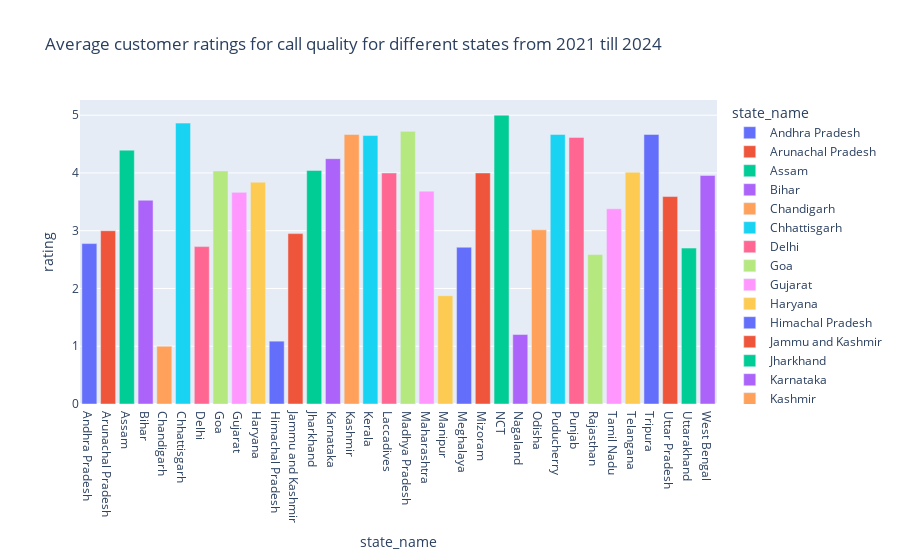

The notebook cell saved with this chart:
### Code cell
# plt.figure(figsize=(12,8))
df = raw_df_1.groupby(['state_name'])['rating'].mean().reset_index()
fig = px.bar(data_frame=df,
       x='state_name',
       y='rating',
       color="state_name",
       title = "Average customer ratings for call quality for different states from 2021 till 2024")
# plt.xticks(rotation=10);
fig.show()

### Figure 1 — Plotly figure (JSON) as saved in the notebook; plotly's stock layout.template omitted (floating-point values rounded to 4 significant figures)
{"data": [{"alignmentgroup": "True", "hovertemplate": "state_name=%{x}<br>rating=%{y}<extra></extra>", "legendgroup": "Andhra Pradesh", "marker": {"color": "#636efa", "pattern": {"shape": ""}}, "name": "Andhra Pradesh", "offsetgroup": "Andhra Pradesh", "orientation": "v", "showlegend": true, "textposition": "auto", "type": "bar", "x": ["Andhra Pradesh"], "xaxis": "x", "y": [2.777], "yaxis": "y"}, {"alignmentgroup": "True", "hovertemplate": "state_name=%{x}<br>rating=%{y}<extra></extra>", "legendgroup": "Arunachal Pradesh", "marker": {"color": "#EF553B", "pattern": {"shape": ""}}, "name": "Arunachal Pradesh", "offsetgroup": "Arunachal Pradesh", "orientation": "v", "showlegend": true, "textposition": "auto", "type": "bar", "x": ["Arunachal Pradesh"], "xaxis": "x", "y": [3], "yaxis": "y"}, {"alignmentgroup": "True", "hovertemplate": "state_name=%{x}<br>rating=%{y}<extra></extra>", "legendgroup": "Assam", "marker": {"color": "#00cc96", "pattern": {"shape": ""}}, "name": "Assam", "offsetgroup": "Assam", "orientation": "v", "showlegend": true, "textposition": "auto", "type": "bar", "x": ["Assam"], "xaxis": "x", "y": [4.395], "yaxis": "y"}, {"alignmentgroup": "True", "hovertemplate": "state_name=%{x}<br>rating=%{y}<extra></extra>", "legendgroup": "Bihar", "marker": {"color": "#ab63fa", "pattern": {"shape": ""}}, "name": "Bihar", "offsetgroup": "Bihar", "orientation": "v", "showlegend": true, "textposition": "auto", "type": "bar", "x": ["Bihar"], "xaxis": "x", "y": [3.528], "yaxis": "y"}, {"alignmentgroup": "True", "hovertemplate": "state_name=%{x}<br>rating=%{y}<extra></extra>", "legendgroup": "Chandigarh", "marker": {"color": "#FFA15A", "pattern": {"shape": ""}}, "name": "Chandigarh", "offsetgroup": "Chandigarh", "orientation": "v", "showlegend": true, "textposition": "auto", "type": "bar", "x": ["Chandigarh"], "xaxis": "x", "y": [1], "yaxis": "y"}, {"alignmentgroup": "True", "hovertemplate": "state_name=%{x}<br>rating=%{y}<extra></extra>", "legendgroup": "Chhattisgarh", "marker": {"color": "#19d3f3", "pattern": {"shape": ""}}, "name": "Chhattisgarh", "offsetgroup": "Chhattisgarh", "orientation": "v", "showlegend": true, "textposition": "auto", "type": "bar", "x": ["Chhattisgarh"], "xaxis": "x", "y": [4.863], "yaxis": "y"}, {"alignmentgroup": "True", "hovertemplate": "state_name=%{x}<br>rating=%{y}<extra></extra>", "legendgroup": "Delhi", "marker": {"color": "#FF6692", "pattern": {"shape": ""}}, "name": "Delhi", "offsetgroup": "Delhi", "orientation": "v", "showlegend": true, "textposition": "auto", "type": "bar", "x": ["Delhi"], "xaxis": "x", "y": [2.725], "yaxis": "y"}, {"alignmentgroup": "True", "hovertemplate": "state_name=%{x}<br>rating=%{y}<extra></extra>", "legendgroup": "Goa", "marker": {"color": "#B6E880", "pattern": {"shape": ""}}, "name": "Goa", "offsetgroup": "Goa", "orientation": "v", "showlegend": true, "textposition": "auto", "type": "bar", "x": ["Goa"], "xaxis": "x", "y": [4.036], "yaxis": "y"}, {"alignmentgroup": "True", "hovertemplate": "state_name=%{x}<br>rating=%{y}<extra></extra>", "legendgroup": "Gujarat", "marker": {"color": "#FF97FF", "pattern": {"shape": ""}}, "name": "Gujarat", "offsetgroup": "Gujarat", "orientation": "v", "showlegend": true, "textposition": "auto", "type": "bar", "x": ["Gujarat"], "xaxis": "x", "y": [3.664], "yaxis": "y"}, {"alignmentgroup": "True", "hovertemplate": "state_name=%{x}<br>rating=%{y}<extra></extra>", "legendgroup": "Haryana", "marker": {"color": "#FECB52", "pattern": {"shape": ""}}, "name": "Haryana", "offsetgroup": "Haryana", "orientation": "v", "showlegend": true, "textposition": "auto", "type": "bar", "x": ["Haryana"], "xaxis": "x", "y": [3.84], "yaxis": "y"}, {"alignmentgroup": "True", "hovertemplate": "state_name=%{x}<br>rating=%{y}<extra></extra>", "legendgroup": "Himachal Pradesh", "marker": {"color": "#636efa", "pattern": {"shape": ""}}, "name": "Himachal Pradesh", "offsetgroup": "Himachal Pradesh", "orientation": "v", "showlegend": true, "textposition": "auto", "type": "bar", "x": ["Himachal Pradesh"], "xaxis": "x", "y": [1.088], "yaxis": "y"}, {"alignmentgroup": "True", "hovertemplate": "state_name=%{x}<br>rating=%{y}<extra></extra>", "legendgroup": "Jammu and Kashmir", "marker": {"color": "#EF553B", "pattern": {"shape": ""}}, "name": "Jammu and Kashmir", "offsetgroup": "Jammu and Kashmir", "orientation": "v", "showlegend": true, "textposition": "auto", "type": "bar", "x": ["Jammu and Kashmir"], "xaxis": "x", "y": [2.95], "yaxis": "y"}, {"alignmentgroup": "True", "hovertemplate": "state_name=%{x}<br>rating=%{y}<extra></extra>", "legendgroup": "Jharkhand", "marker": {"color": "#00cc96", "pattern": {"shape": ""}}, "name": "Jharkhand", "offsetgroup": "Jharkhand", "orientation": "v", "showlegend": true, "textposition": "auto", "type": "bar", "x": ["Jharkhand"], "xaxis": "x", "y": [4.044], "yaxis": "y"}, {"alignmentgroup": "True", "hovertemplate": "state_name=%{x}<br>rating=%{y}<extra></extra>", "legendgroup": "Karnataka", "marker": {"color": "#ab63fa", "pattern": {"shape": ""}}, "name": "Karnataka", "offsetgroup": "Karnataka", "orientation": "v", "showlegend": true, "textposition": "auto", "type": "bar", "x": ["Karnataka"], "xaxis": "x", "y": [4.247], "yaxis": "y"}, {"alignmentgroup": "True", "hovertemplate": "state_name=%{x}<br>rating=%{y}<extra></extra>", "legendgroup": "Kashmir", "marker": {"color": "#FFA15A", "pattern": {"shape": ""}}, "name": "Kashmir", "offsetgroup": "Kashmir", "orientation": "v", "showlegend": true, "textposition": "auto", "type": "bar", "x": ["Kashmir"], "xaxis": "x", "y": [4.667], "yaxis": "y"}, {"alignmentgroup": "True", "hovertemplate": "state_name=%{x}<br>rating=%{y}<extra></extra>", "legendgroup": "Kerala", "marker": {"color": "#19d3f3", "pattern": {"shape": ""}}, "name": "Kerala", "offsetgroup": "Kerala", "orientation": "v", "showlegend": true, "textposition": "auto", "type": "bar", "x": ["Kerala"], "xaxis": "x", "y": [4.647], "yaxis": "y"}, {"alignmentgroup": "True", "hovertemplate": "state_name=%{x}<br>rating=%{y}<extra></extra>", "legendgroup": "Laccadives", "marker": {"color": "#FF6692", "pattern": {"shape": ""}}, "name": "Laccadives", "offsetgroup": "Laccadives", "orientation": "v", "showlegend": true, "textposition": "auto", "type": "bar", "x": ["Laccadives"], "xaxis": "x", "y": [4], "yaxis": "y"}, {"alignmentgroup": "True", "hovertemplate": "state_name=%{x}<br>rating=%{y}<extra></extra>", "legendgroup": "Madhya Pradesh", "marker": {"color": "#B6E880", "pattern": {"shape": ""}}, "name": "Madhya Pradesh", "offsetgroup": "Madhya Pradesh", "orientation": "v", "showlegend": true, "textposition": "auto", "type": "bar", "x": ["Madhya Pradesh"], "xaxis": "x", "y": [4.72], "yaxis": "y"}, {"alignmentgroup": "True", "hovertemplate": "state_name=%{x}<br>rating=%{y}<extra></extra>", "legendgroup": "Maharashtra", "marker": {"color": "#FF97FF", "pattern": {"shape": ""}}, "name": "Maharashtra", "offsetgroup": "Maharashtra", "orientation": "v", "showlegend": true, "textposition": "auto", "type": "bar", "x": ["Maharashtra"], "xaxis": "x", "y": [3.685], "yaxis": "y"}, {"alignmentgroup": "True", "hovertemplate": "state_name=%{x}<br>rating=%{y}<extra></extra>", "legendgroup": "Manipur", "marker": {"color": "#FECB52", "pattern": {"shape": ""}}, "name": "Manipur", "offsetgroup": "Manipur", "orientation": "v", "showlegend": true, "textposition": "auto", "type": "bar", "x": ["Manipur"], "xaxis": "x", "y": [1.875], "yaxis": "y"}, {"alignmentgroup": "True", "hovertemplate": "state_name=%{x}<br>rating=%{y}<extra></extra>", "legendgroup": "Meghalaya", "marker": {"color": "#636efa", "pattern": {"shape": ""}}, "name": "Meghalaya", "offsetgroup": "Meghalaya", "orientation": "v", "showlegend": true, "textposition": "auto", "type": "bar", "x": ["Meghalaya"], "xaxis": "x", "y": [2.714], "yaxis": "y"}, {"alignmentgroup": "True", "hovertemplate": "state_name=%{x}<br>rating=%{y}<extra></extra>", "legendgroup": "Mizoram", "marker": {"color": "#EF553B", "pattern": {"shape": ""}}, "name": "Mizoram", "offsetgroup": "Mizoram", "orientation": "v", "showlegend": true, "textposition": "auto", "type": "bar", "x": ["Mizoram"], "xaxis": "x", "y": [4], "yaxis": "y"}, {"alignmentgroup": "True", "hovertemplate": "state_name=%{x}<br>rating=%{y}<extra></extra>", "legendgroup": "NCT", "marker": {"color": "#00cc96", "pattern": {"shape": ""}}, "name": "NCT", "offsetgroup": "NCT", "orientation": "v", "showlegend": true, "textposition": "auto", "type": "bar", "x": ["NCT"], "xaxis": "x", "y": [5], "yaxis": "y"}, {"alignmentgroup": "True", "hovertemplate": "state_name=%{x}<br>rating=%{y}<extra></extra>", "legendgroup": "Nagaland", "marker": {"color": "#ab63fa", "pattern": {"shape": ""}}, "name": "Nagaland", "offsetgroup": "Nagaland", "orientation": "v", "showlegend": true, "textposition": "auto", "type": "bar", "x": ["Nagaland"], "xaxis": "x", "y": [1.203], "yaxis": "y"}, {"alignmentgroup": "True", "hovertemplate": "state_name=%{x}<br>rating=%{y}<extra></extra>", "legendgroup": "Odisha", "marker": {"color": "#FFA15A", "pattern": {"shape": ""}}, "name": "Odisha", "offsetgroup": "Odisha", "orientation": "v", "showlegend": true, "textposition": "auto", "type": "bar", "x": ["Odisha"], "xaxis": "x", "y": [3.016], "yaxis": "y"}, {"alignmentgroup": "True", "hovertemplate": "state_name=%{x}<br>rating=%{y}<extra></extra>", "legendgroup": "Puducherry", "marker": {"color": "#19d3f3", "pattern": {"shape": ""}}, "name": "Puducherry", "offsetgroup": "Puducherry", "orientation": "v", "showlegend": true, "textposition": "auto", "type": "bar", "x": ["Puducherry"], "xaxis": "x", "y": [4.667], "yaxis": "y"}, {"alignmentgroup": "True", "hovertemplate": "state_name=%{x}<br>rating=%{y}<extra></extra>", "legendgroup": "Punjab", "marker": {"color": "#FF6692", "pattern": {"shape": ""}}, "name": "Punjab", "offsetgroup": "Punjab", "orientation": "v", "showlegend": true, "textposition": "auto", "type": "bar", "x": ["Punjab"], "xaxis": "x", "y": [4.616], "yaxis": "y"}, {"alignmentgroup": "True", "hovertemplate": "state_name=%{x}<br>rating=%{y}<extra></extra>", "legendgroup": "Rajasthan", "marker": {"color": "#B6E880", "pattern": {"shape": ""}}, "name": "Rajasthan", "offsetgroup": "Rajasthan", "orientation": "v", "showlegend": true, "textposition": "auto", "type": "bar", "x": ["Rajasthan"], "xaxis": "x", "y": [2.588], "yaxis": "y"}, {"alignmentgroup": "True", "hovertemplate": "state_name=%{x}<br>rating=%{y}<extra></extra>", "legendgroup": "Tamil Nadu", "marker": {"color": "#FF97FF", "pattern": {"shape": ""}}, "name": "Tamil Nadu", "offsetgroup": "Tamil Nadu", "orientation": "v", "showlegend": true, "textposition": "auto", "type": "bar", "x": ["Tamil Nadu"], "xaxis": "x", "y": [3.379], "yaxis": "y"}, {"alignmentgroup": "True", "hovertemplate": "state_name=%{x}<br>rating=%{y}<extra></extra>", "legendgroup": "Telangana", "marker": {"color": "#FECB52", "pattern": {"shape": ""}}, "name": "Telangana", "offsetgroup": "Telangana", "orientation": "v", "showlegend": true, "textposition": "auto", "type": "bar", "x": ["Telangana"], "xaxis": "x", "y": [4.012], "yaxis": "y"}, {"alignmentgroup": "True", "hovertemplate": "state_name=%{x}<br>rating=%{y}<extra></extra>", "legendgroup": "Tripura", "marker": {"color": "#636efa", "pattern": {"shape": ""}}, "name": "Tripura", "offsetgroup": "Tripura", "orientation": "v", "showlegend": true, "textposition": "auto", "type": "bar", "x": ["Tripura"], "xaxis": "x", "y": [4.667], "yaxis": "y"}, {"alignmentgroup": "True", "hovertemplate": "state_name=%{x}<br>rating=%{y}<extra></extra>", "legendgroup": "Uttar Pradesh", "marker": {"color": "#EF553B", "pattern": {"shape": ""}}, "name": "Uttar Pradesh", "offsetgroup": "Uttar Pradesh", "orientation": "v", "showlegend": true, "textposition": "auto", "type": "bar", "x": ["Uttar Pradesh"], "xaxis": "x", "y": [3.591], "yaxis": "y"}, {"alignmentgroup": "True", "hovertemplate": "state_name=%{x}<br>rating=%{y}<extra></extra>", "legendgroup": "Uttarakhand", "marker": {"color": "#00cc96", "pattern": {"shape": ""}}, "name": "Uttarakhand", "offsetgroup": "Uttarakhand", "orientation": "v", "showlegend": true, "textposition": "auto", "type": "bar", "x": ["Uttarakhand"], "xaxis": "x", "y": [2.699], "yaxis": "y"}, {"alignmentgroup": "True", "hovertemplate": "state_name=%{x}<br>rating=%{y}<extra></extra>", "legendgroup": "West Bengal", "marker": {"color": "#ab63fa", "pattern": {"shape": ""}}, "name": "West Bengal", "offsetgroup": "West Bengal", "orientation": "v", "showlegend": true, "textposition": "auto", "type": "bar", "x": ["West Bengal"], "xaxis": "x", "y": [3.958], "yaxis": "y"}], "layout": {"barmode": "relative", "legend": {"title": {"text": "state_name"}, "tracegroupgap": 0}, "title": {"text": "Average customer ratings for call quality for different states from 2021 till 2024"}, "xaxis": {"anchor": "y", "categoryarray": ["Andhra Pradesh", "Arunachal Pradesh", "Assam", "Bihar", "Chandigarh", "Chhattisgarh", "Delhi", "Goa", "Gujarat", "Haryana", "Himachal Pradesh", "Jammu and Kashmir", "Jharkhand", "Karnataka", "Kashmir", "Kerala", "Laccadives", "Madhya Pradesh", "Maharashtra", "Manipur", "Meghalaya", "Mizoram", "NCT", "Nagaland", "Odisha", "Puducherry", "Punjab", "Rajasthan", "Tamil Nadu", "Telangana", "Tripura", "Uttar Pradesh", "Uttarakhand", "West Bengal"], "categoryorder": "array", "domain": [0, 1], "title": {"text": "state_name"}}, "yaxis": {"anchor": "x", "domain": [0, 1], "title": {"text": "rating"}}}}
